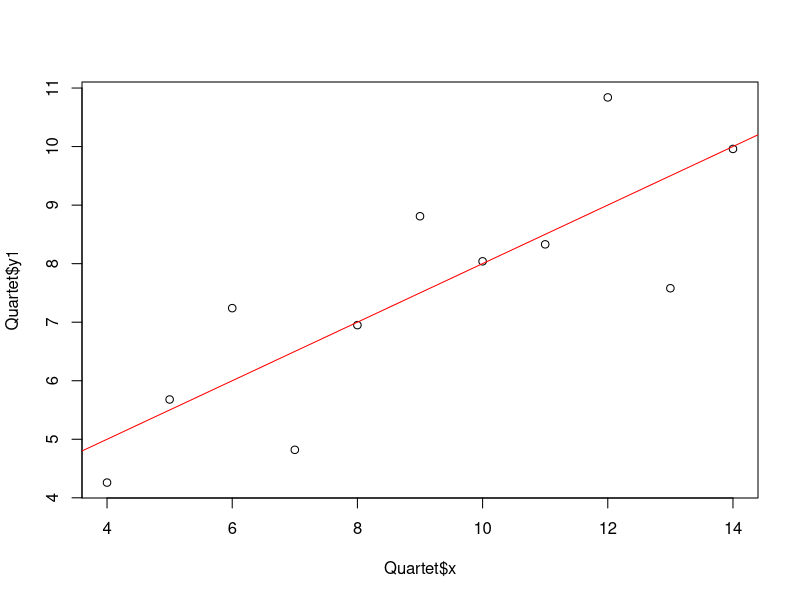
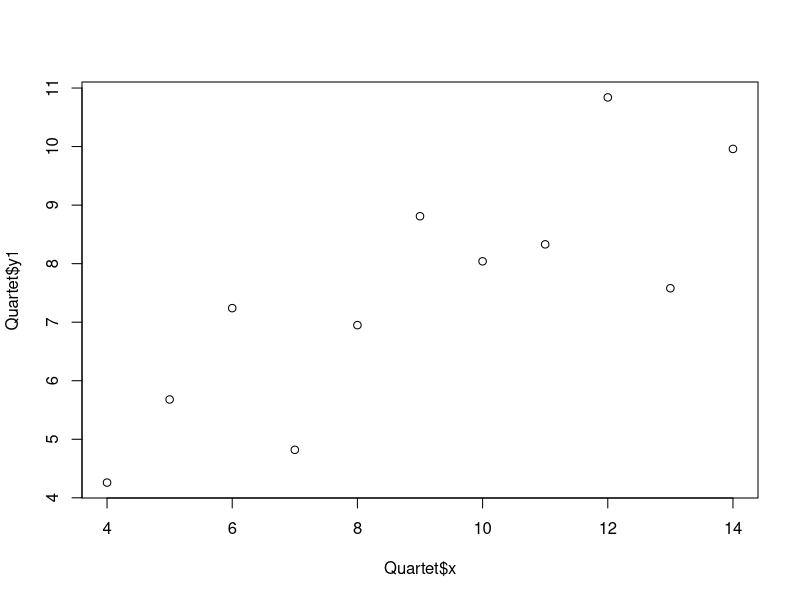
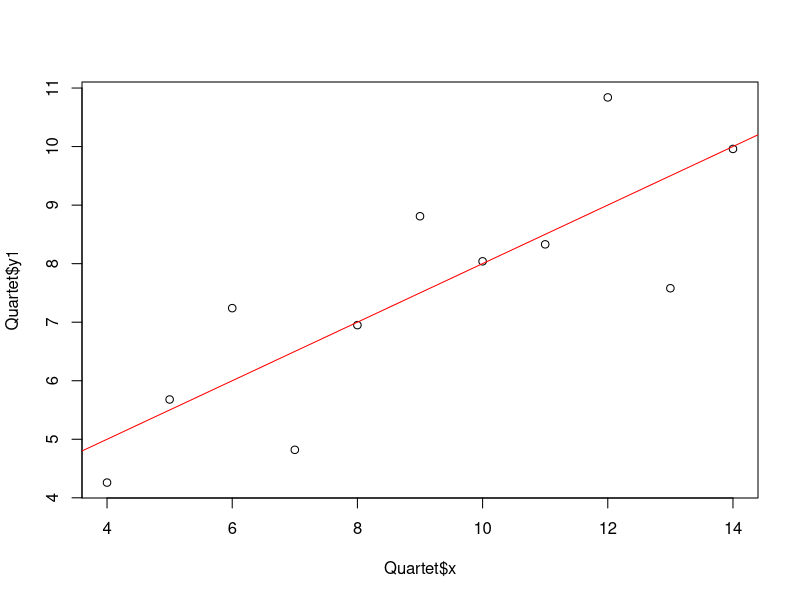
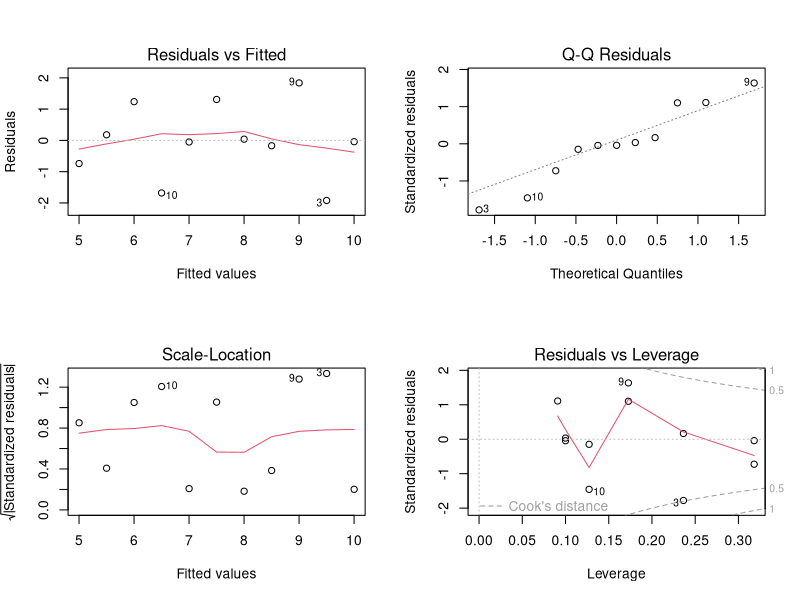
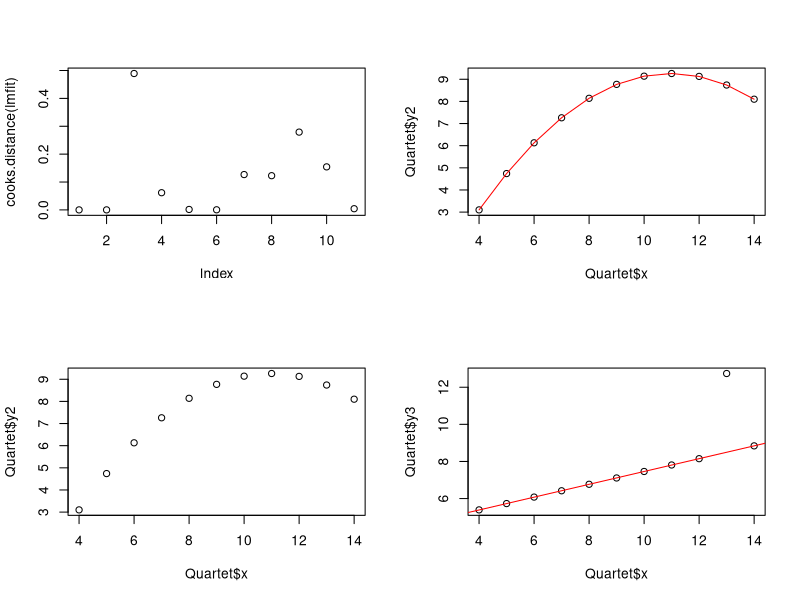
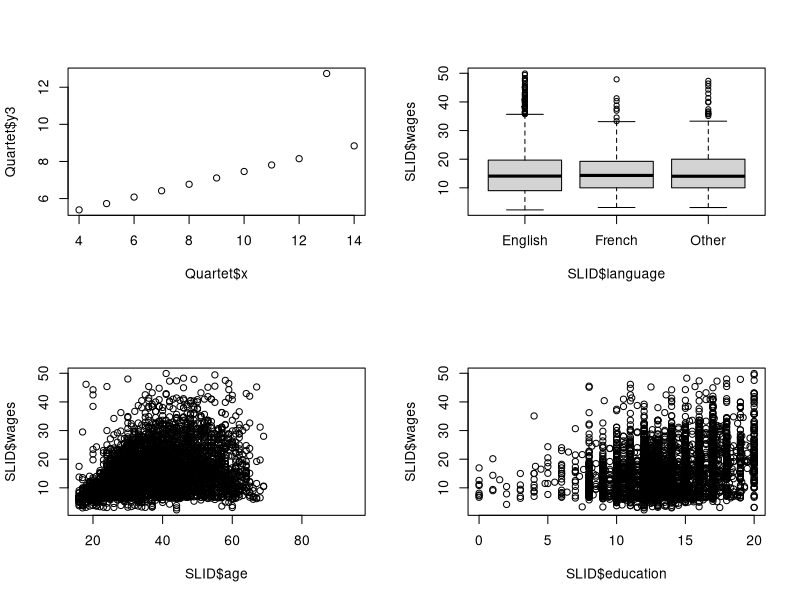
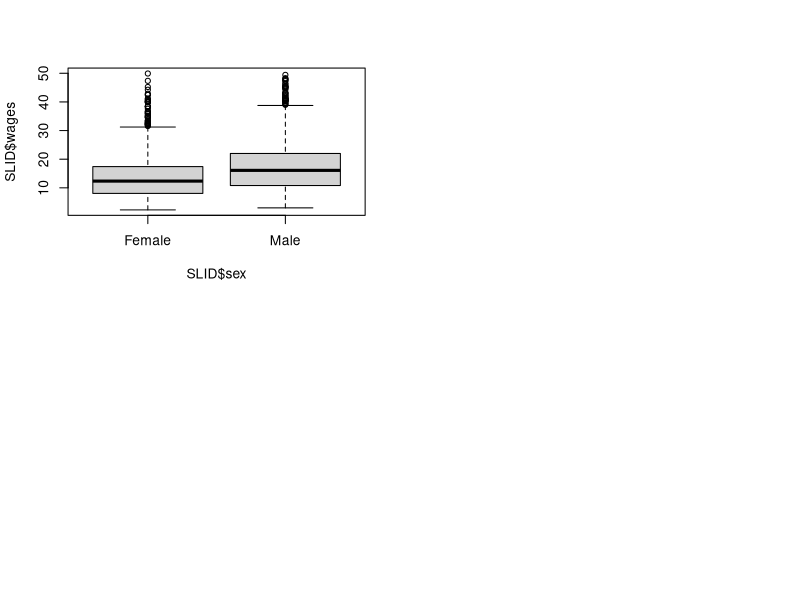
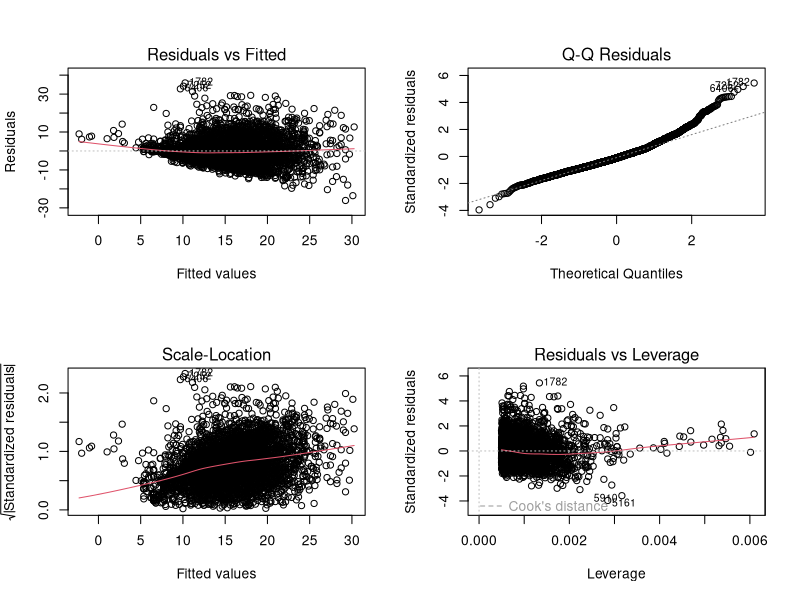

Source code (R) for these figures, in order:
## ---- chunk 1
library(car)
data(Quartet)
str(Quartet)
## ---- chunk 2
plot(Quartet$x, Quartet$y1)
lmfit = lm(y1~x, Quartet) 
abline(lmfit, col='red')  
## ---- chunk 3
lmfit
## ---- chunk 4
plot(Quartet$x, Quartet$y1)
## ---- chunk 5
plot(Quartet$x, Quartet$y1)
lmfit2 = lsfit(Quartet$x,Quartet$y1)
abline(lmfit2, col="red")  
## ---- chunk 6
summary(lmfit)
## ---- chunk 7
lmfit = lm(y1~x, Quartet)
newdata = data.frame(x = c(3,6,15))
predict(lmfit, newdata, interval="confidence", level=0.95)
predict(lmfit, newdata, interval="predict")
par(mfrow=c(2,2))
plot(lmfit)
## ---- chunk 8
plot(cooks.distance(lmfit))
## ---- chunk 9
head(Prestige)
## ---- chunk 10
str(Prestige)
## ---- chunk 11
attach(Prestige)
model = lm(income~prestige+women)
## ---- chunk 12
summary(model)
## ---- chunk 13
coefficients(model)
## ---- chunk 14
confint(model, level=0.95)
## ---- chunk 15
fitted(model)
## ---- chunk 16
residuals(lmfit)
## ---- chunk 17
anova(model)
## ---- chunk 18
vcov(model)
## ---- chunk 19
influence(model) # Diagnose quality of regression fits
## ---- chunk 20
model = lm(income ~ prestige + women, Prestige)
newdat = data.frame(prestige = c(75,80), women=c(14,13)) 
predict(model, newdata = newdat)
predict(model, newdata = newdat, interval="predict")
plot(Quartet$x, Quartet$y2)
## ---- chunk 21
lmfit = lm(Quartet$y2~poly(Quartet$x,2))
lines(sort(Quartet$x), lmfit$fit[order(Quartet$x)], col = "red")
plot(Quartet$x, Quartet$y2)
## ---- chunk 22
lmfit = lm(Quartet$y2~ I(Quartet$x)+I(Quartet$x^2))
plot(Quartet$x, Quartet$y3)
## ---- chunk 23
library(MASS)
lmfit = rlm(Quartet$y3~Quartet$x)
abline(lmfit, col="red")
plot(Quartet$x, Quartet$y3)
## ---- chunk 24
str(SLID)
## ---- chunk 25
plot(SLID$wages ~ SLID$language)
plot(SLID$wages ~ SLID$age)
plot(SLID$wages ~ SLID$education)
plot(SLID$wages ~ SLID$sex)
## ---- chunk 26
lmfit = lm(wages ~ ., data = SLID)
summary(lmfit)
## ---- chunk 27
lmfit = lm(wages ~ age + sex + education, data = SLID)
summary(lmfit)
## ---- chunk 28
par(mfrow=c(2,2))
plot(lmfit) 
## ---- chunk 29
lmfit = lm(log(wages) ~ age + sex + education, data = SLID)
plot(lmfit)
## ---- chunk 30
vif(lmfit)
## ---- chunk 31
sqrt(vif(lmfit)) > 2
## ---- chunk 32
lmfit1 = glm(wages ~ age + sex + education, data = SLID, family=gaussian)
summary(lmfit1)
## ---- chunk 33
lmfit2 = lm(wages ~ age + sex + education, data = SLID)
summary(lmfit2)
## ---- chunk 34
anova(lmfit1, lmfit2)
## ---- chunk 35
data(warpbreaks)
head(warpbreaks)
## ---- chunk 36
rs1 = glm(breaks ~ tension, data=warpbreaks, family="poisson")
summary(rs1)
## ---- chunk 37
head(mtcars$vs)
## ---- chunk 38
lm1 = glm(vs ~ hp+mpg+gear,data=mtcars, family=binomial)
summary(lm1)
## ---- chunk 39
install.packages("mgcv")
library(mgcv)
install.packages("MASS")
library(MASS)
attach(Boston)
str(Boston)
## ---- chunk 40
fit = gam(dis ~ s(nox))
summary(fit)
## ---- chunk 41
plot(nox, dis)
## ---- chunk 42
x = seq(0, 1, length = 500)
y = predict(fit, data.frame(nox = x))
lines(x, y, col = "red", lwd = 2)
plot(fit)
## ---- chunk 43
fit2=gam(medv~crim+zn+crim:zn, data=Boston)
vis.gam(fit2)
gam.check(fit)
